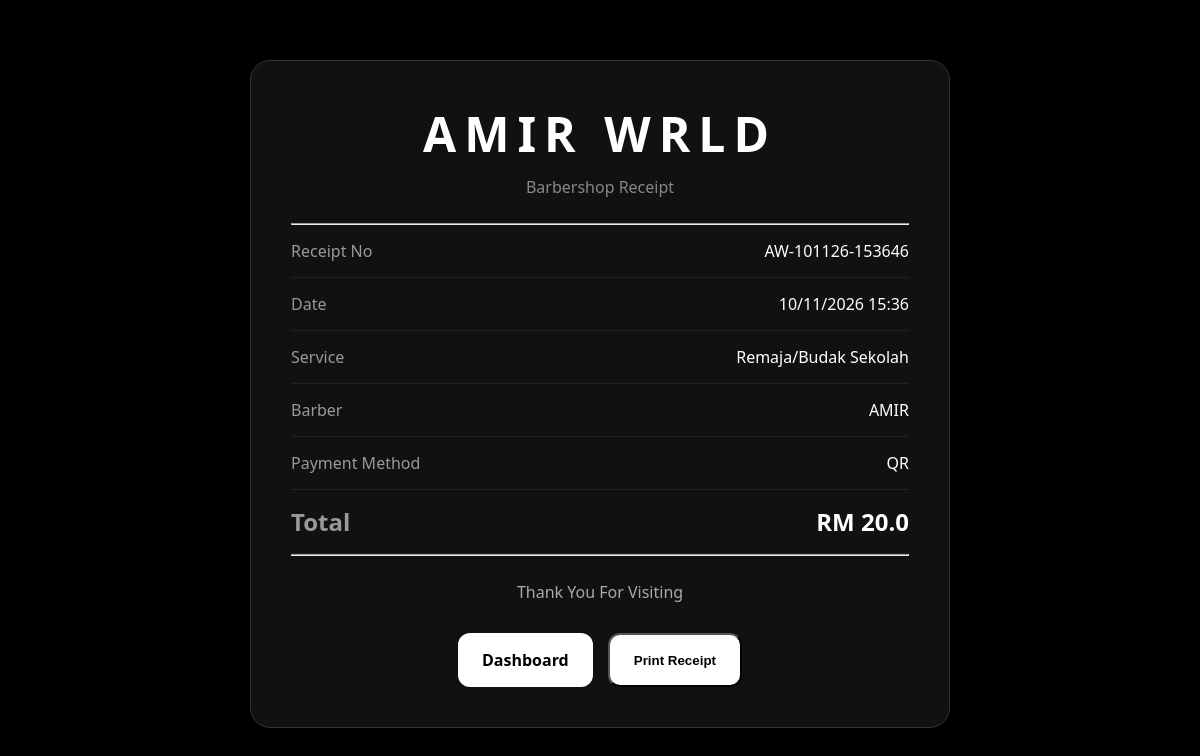
The page /receipt/5 on the database its author committed.
### app.py (models this page shows)
class Sale(db.Model):
    id = db.Column(db.Integer, primary_key=True)
    customer = db.Column(db.String(100))
    service = db.Column(db.String(100))
    custom_description = db.Column(
    db.String(255)
)
    amount = db.Column(db.Float)
    commission = db.Column(db.Float)
    date = db.Column(
    db.DateTime,
    default=malaysia_time
)
    payment_method = db.Column(db.String(20))
    receipt_no = db.Column(db.String(50))
    receipt_image = db.Column(
    db.String(255)
)
    barber_id = db.Column(
        db.Integer,
        db.ForeignKey('barber.id')
    )
    barber = db.relationship('Barber')

class Barber(db.Model):
    id = db.Column(db.Integer, primary_key=True)
    name = db.Column(db.String(100))
    commission_rate = db.Column(db.Float)

### app.py (the view)
@app.route('/receipt/<int:id>')
def receipt(id):
    sale = db.get_or_404(
    Sale,
    id
)
    return render_template(
        'receipt.html',
        sale=sale
    )

### templates/receipt.html (shortened to what this page needs)
<!DOCTYPE html>
<html>
<head>
    <link rel="stylesheet"
    href="{{ url_for('static', filename='style.css') }}">
</head>
<body>
<div class="receipt-container">
    <div class="receipt-header">
        <h1>AMIR WRLD</h1>
        <p>Barbershop Receipt</p>
    </div>
    <hr>
    <div class="receipt-row">
        <span>Receipt No</span>
        <span>{{ sale.receipt_no }}</span>
    </div>
    <div class="receipt-row">
        <span>Date</span>
        <span>{{ sale.date.strftime('%d/%m/%Y %H:%M') }}</span>
    </div>
    <div class="receipt-row">
        <span>Service</span>
        <span>{{ sale.service }}</span>
    </div>
    <div class="receipt-row">
        <span>Barber</span>
        <span>{{ sale.barber.name }}</span>
    </div>
    <div class="receipt-row">
        <span>Payment Method</span>
        <span>{{ sale.payment_method }}</span>
    </div>
    <div class="receipt-row total">
        <span>Total</span>
        <span>RM {{ sale.amount }}</span>
    </div>
    <hr>
    <p class="thanks">
        Thank You For Visiting
    </p>
    <div class="receipt-actions">
        <a href="/" class="btn">
            Dashboard
        </a>
        <button onclick="window.print()"
        class="btn">
            Print Receipt
        </button>
    </div>
</div>
</body>
</html>

### static/style.css (style rules this page uses)
* { margin:0; padding:0; box-sizing:border-box; }
body { background:#000; color:#fff; font-family:'Segoe UI',sans-serif; padding:20px; }
.btn { background:white; color:black; padding:16px 24px; min-height:50px; border-radius:12px; text-decoration:none; font-weight:bold; transition:0.2s; }
.receipt-container { max-width:700px; margin:40px auto; background:#111; padding:40px; border-radius:20px; border:1px solid #333; }
.receipt-header { text-align:center; margin-bottom:25px; }
.receipt-header h1 { font-size:3rem; letter-spacing:8px; }
.receipt-header p { color:#888; margin-top:10px; }
.receipt-row { display:flex; justify-content:space-between; padding:15px 0; border-bottom:1px solid #222; }
.receipt-row span:first-child { color:#999; }
.total { font-size:1.5rem; font-weight:bold; }
.thanks { text-align:center; margin-top:25px; color:#aaa; }
.receipt-actions { margin-top:30px; display:flex; gap:15px; justify-content:center; }
body { padding-bottom:90px; }

### rows shown on the page
Sale: receipt_no "AW-101126-153646", date "10/11/2026 15:36", service "Remaja/Budak Sekolah", payment_method "QR", amount "20.0"
Barber: barber.name "AMIR"
